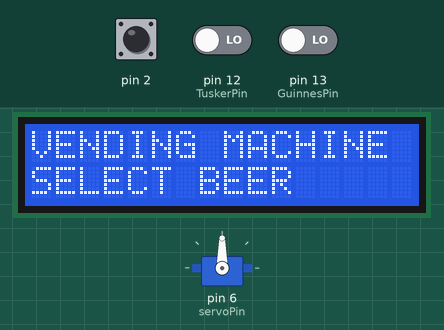
A sketch run on a simulated Arduino Uno, built with avr-gcc and run on an emulated ATmega328P. On the bench: 16×2 character LCD, servo. The test bench sets the inputs (shaded band); at power-on: pin 12 (TuskerPin) LOW, pin 2 LOW, pin 13 (GuinnesPin) LOW.

Above: at 1.2 s.
1.3 s: pin 12 (TuskerPin) driven HIGH
At 1.6 s:
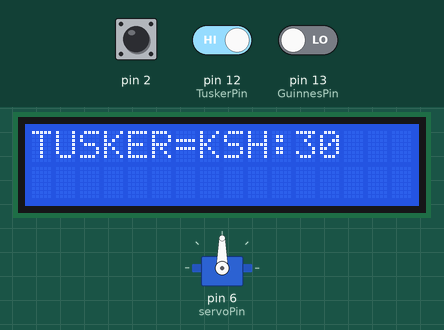
4.3 s: pin 12 (TuskerPin) driven LOW
5.8 s: pin 2 driven HIGH
At 6.6 s:
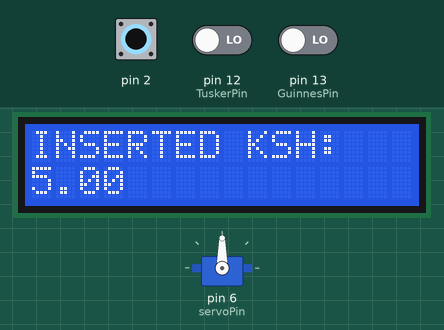
7.5 s: pin 2 pulsed LOW 5 times (0.12 s each, 0.3 s apart)
At 10.2 s:
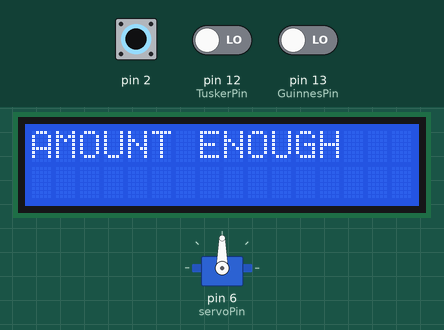
19.5 s: pin 13 (GuinnesPin) driven HIGH
At 22.4 s:
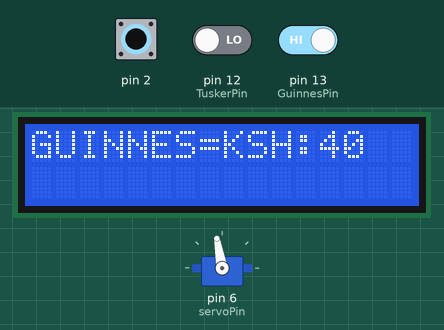
22.5 s: pin 13 (GuinnesPin) driven LOW
Timing chart, 0 to 25.5 s (numbered marks = the images above; inputs shaded):
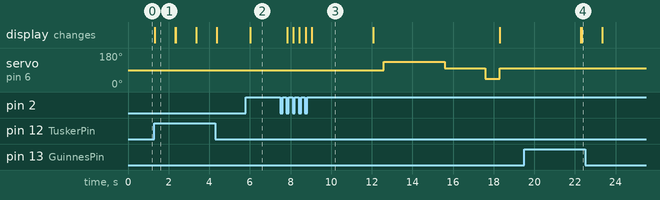

Measured:
- after the input at 1.3 s, the display: changes at once (image 1)
- after the input at 5.8 s, the display: changes after 0.22 s (image 2)
- after the input at 7.5 s, servo on pin 6 (servoPin): 90° → 135° after 5.1 s, → 100° 3.0 s later, → 45° 2.0 s later, → 100° 0.71 s later; the display: first changes after 0.34 s (image 3 shows a later state)
- after the input at 19.5 s, the display: first differs from a run without the input after 2.8 s (image 4)
- what the display in image 1 shows lasts 1.0 s, from 1.3 s to 2.3 s
- what the display in image 3 shows lasts 3.0 s, from 9.1 s to 12.1 s

The sketch:

Beer_vending_machine.ino
```cpp
/* The program below is for a beverage vending machine that dispenses two kinds of beer i.e Tusker and Guinnes.
 *  The vending unit utilizes a single dispensing unit that dispenses from the two storage sections.
When a servo motor is rotated clockwise, the tusker brand is dispensed and when rotated counter clockwise, the guinnes brand is dispensed.*/


#include <Servo.h>
#include <Wire.h>                                            // Library for I2C communication
#include <LiquidCrystal_I2C.h>                               // Library for LCD
LiquidCrystal_I2C lcd = LiquidCrystal_I2C(0x27, 16, 2);

Servo myservo;                                               // servo object to control a servo
int TuskerPin = 12;
int GuinnesPin = 13;
int servoPin =  6;
int CoinPin = 0;

volatile float CoinValue = 0.00;                            //assigning float for constant changes


int TuskerPinStatus = 0;
int GuinnesPinStatus = 0;
//flags
int CoinChange = 0;                                        // coin insert flag. indicates when the coin has been inserted
int Customer_waiting = 1;                                  // flag for customer waiting
int beer_choice1 = 1;                                      // flag for brand 1 if chosen
int beer_choice2 = 1;                                      // flag for brand 2
int finished = 0;                                          // flag for complete dispensing

int angle = 0;                                            //variable to store servo position in degrees


void payment()
{

  CoinValue = CoinValue + 5.00;
  CoinChange = 1;

 }

void setup() {

  Serial.begin(9600);

  pinMode( TuskerPin, INPUT);
  pinMode( GuinnesPin, INPUT);
  pinMode( servoPin, OUTPUT);


  //payment part
  digitalWrite(CoinPin, HIGH);  //pull up
  attachInterrupt(0 , payment, RISING);

  // Initiate the LCD:
  lcd.init();
  lcd.backlight();

  myservo.attach(servoPin);

}


void loop() {


  if(Customer_waiting == 1)
      {
          lcd.clear();
          CoinValue = 0;
          //lcd.setCursor(0, 0);
          lcd.print("VENDING MACHINE");

          lcd.setCursor(0,1);
          lcd.print("SELECT BEER");
          Customer_waiting = 0;
      }

    TuskerPinStatus = digitalRead(TuskerPin);
    if(TuskerPinStatus == HIGH && beer_choice2==1)
        {
          beer_choice1 = 0;
          lcd.clear();
          lcd.print("TUSKER=KSH:30");
          delay(1000);
          lcd.setCursor(0,1);
          lcd.print("INSERT COINS");


        }

          if(CoinValue == 30 && beer_choice1==0)
        {
          CoinValue=0;
          lcd.clear();
          lcd.print("AMOUNT ENOUGH");
          delay(3000);
          lcd.clear();
          lcd.print("PRODUCT IS BEING");
          lcd.setCursor(0,5);
          lcd.print("DISPENSED");
          delay(500);

          /*dispensing from top storae section. involves roatating the dispensing mechanism
          clockwise hence dispensing and then counter clockwise to return the dispensing unit to its home position*/
          myservo.write(135);              // rotate clockwise full speed
          delay(3000);
          myservo.write(100);                  // stop
          delay(2000);
          myservo.write(45);              // rotate counterclockwise full speed
          delay(700);
          myservo.write(100);                  // stop


          finished = 1;

        }

        GuinnesPinStatus = digitalRead(GuinnesPin);
         if(GuinnesPinStatus ==  HIGH && beer_choice1==1)
        {
          beer_choice2 = 0;
          lcd.clear();
          lcd.print("GUINNES=KSH:40");
          delay(1000);
          lcd.setCursor(0,1);
          lcd.print("INSERT COINS");
          delay(500);
        }


          if(CoinValue == 40 && beer_choice2==0)
        {
          CoinValue = 0;
          lcd.clear();
          lcd.print("AMOUNT ENOUGH");
          delay(3000);
          lcd.clear();
          lcd.print("PRODUCT IS BEING");
          lcd.setCursor(1,5);
          lcd.print("DISPENSED");
          delay(500);

          /*dispensing from bottom storage section. involves roatating the dispensing mechanism
          counter clockwise hence dispensing and then clockwise to return the dispensing unit to its home position*/
           myservo.write(45);                // rotate clockwise full speed
           delay(2000);
           myservo.write(100);                  // stop
           delay(2000);
           myservo.write(135);                // rotate counterclockwise full speed
           delay(800);
           myservo.write(100);                  // stop

           finished = 1;
        }

             if (finished == 1)
            {
             lcd.clear();
            lcd.print("THANK YOU");
            delay(4000);
            lcd.clear();
            // Reset flags
            Customer_waiting = 1;
            beer_choice1 = 1;
            beer_choice2 = 1;
            finished = 0;
            }

             if (CoinChange == 1 )
            {

            CoinChange = 0;
            delay(200);
            lcd.clear();
            lcd.print("INSERTED KSH:");
            lcd.setCursor(0,1);
            lcd.print(CoinValue);

           }
}
```
